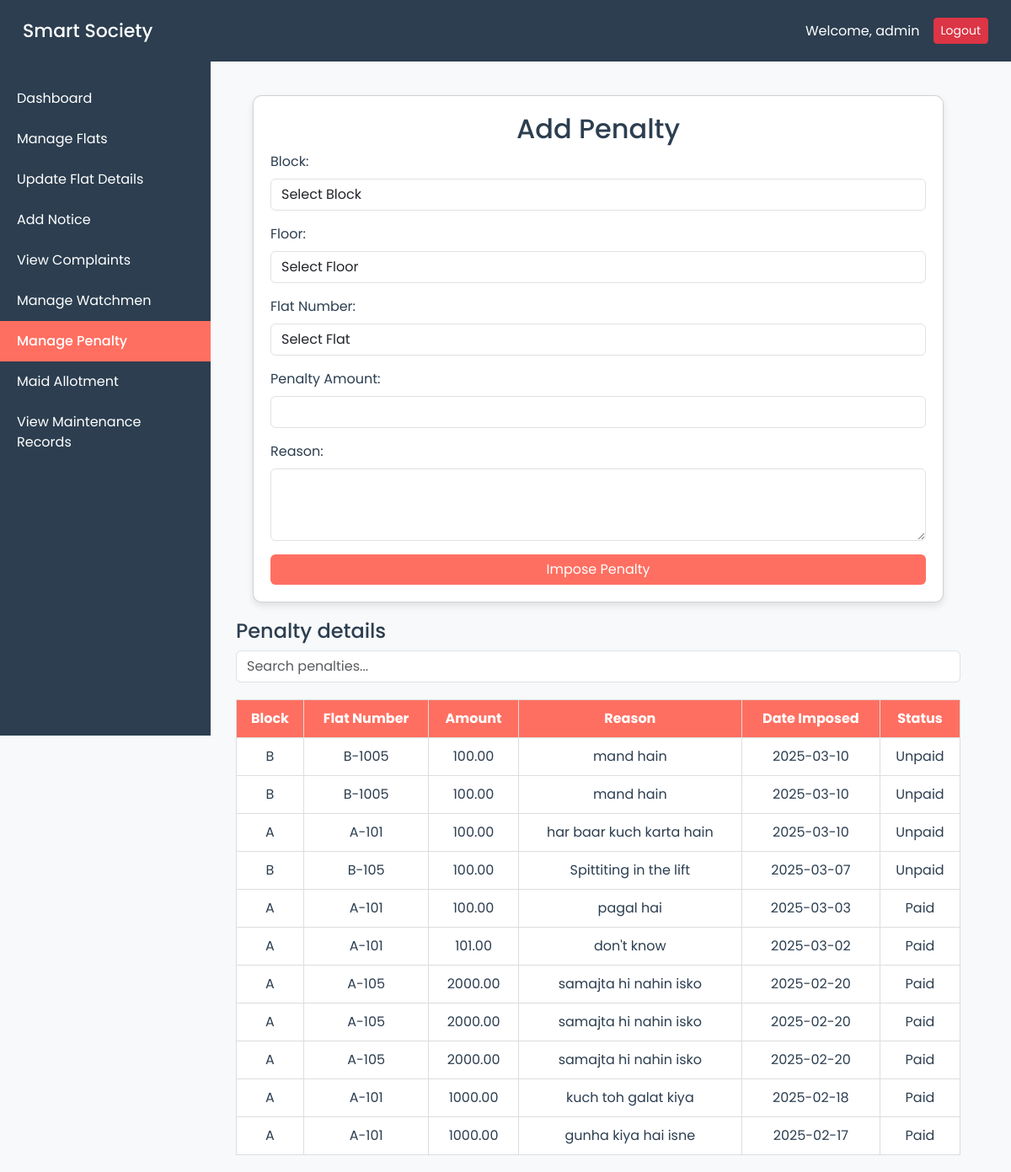
Before: /Admin/add_penalty.php (signed in) with the older database file.
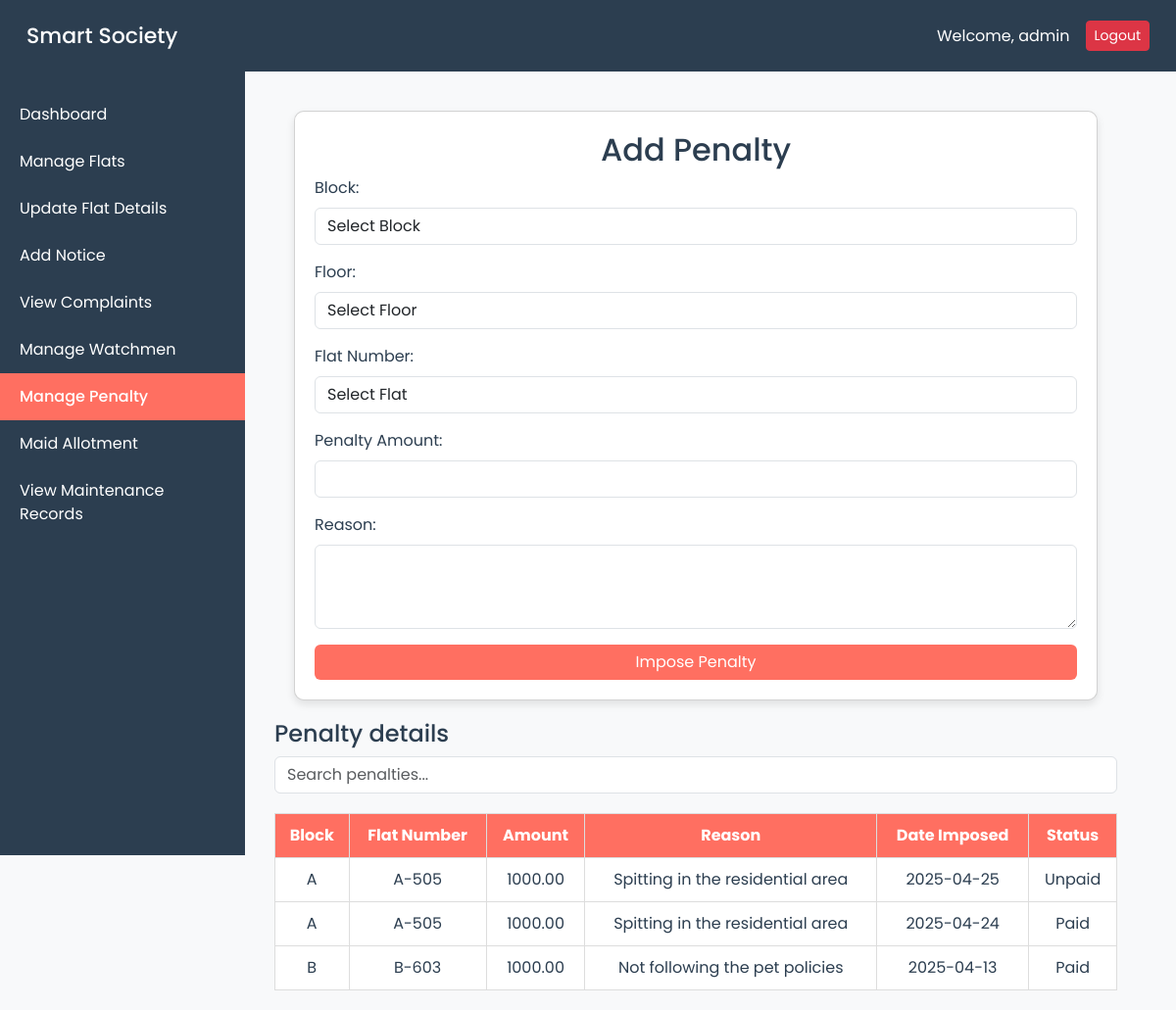
After: the same page with the newer database file.
### tables this page shows
CREATE TABLE `penalties` (
  `penalty_id` int(11) NOT NULL,
  `flat_number` varchar(10) NOT NULL,
  `block` varchar(10) NOT NULL,
  `amount` decimal(10,2) NOT NULL,
  `reason` text NOT NULL,
  `date_imposed` timestamp NOT NULL DEFAULT current_timestamp(),
  `status` enum('Unpaid','Paid') DEFAULT 'Unpaid',
  `date_solved` date DEFAULT NULL
);

### Admin/add_penalty.php (the view, shortened to what this page needs)
<?php
include_once('../config/db_connection.php');
$admin_username = $_SESSION['admin_username'];
$penaltyQuery = "SELECT * FROM Penalties order by date_imposed desc";
$penaltyResult = mysqli_query($conn, $penaltyQuery);
?>
<!DOCTYPE html>
<html lang="en">
<head>
    <link rel="stylesheet" href="https://cdn.jsdelivr.net/npm/bootstrap@5.3.0/dist/css/bootstrap.min.css">
</head>
<body>
    <nav class="navbar navbar-expand-lg navbar-dark">
        <div class="container-fluid">
            <a class="navbar-brand" href="#">Smart Society</a>
            <span class="navbar-text ms-auto me-3">Welcome, <?php echo htmlspecialchars($admin_username); ?></span>
            <a href="admin_logout.php" class="btn btn-danger btn-sm">Logout</a>
        </div>
    </nav>
    <div class="sidebar">
        <ul>
            <li><a href="admin_dashboard.php">Dashboard</a></li>
            <li><a href="add_allotment.php">Manage Flats</a></li>
            <li><a href="update_flat_details.php">Update Flat Details</a></li>
            <li><a href="add_notice.php">Add Notice</a></li>
            <li><a href="view_complaints.php">View Complaints</a></li>
            <li><a href="add_watchman.php">Manage Watchmen</a></li>
            <li><a class="active" href="add_penalty.php">Manage Penalty</a></li>
            <li><a href="add_maid.php">Maid Allotment</a></li>
            <li><a href="view_maintenance.php">View Maintenance Records</a></li>
        </ul>
    </div>
    <div class="container">
        <div class="card">
            <h2 class="text-center">Add Penalty</h2>
            <form method="post">
                <div class="mb-3">
                    <label class="form-label">Block:</label>
                    <select name="block" id="block" class="form-control" required onchange="fetchFloors()">
                        <option value="">Select Block</option>
                    </select>
                </div>
                <div class="mb-3">
                    <label class="form-label">Floor:</label>
                    <select name="floor" id="floor" class="form-control" required onchange="fetchFlats()">
                        <option value="">Select Floor</option>
                    </select>
                </div>
                <div class="mb-3">
                    <label class="form-label">Flat Number:</label>
                    <select name="flat_number" id="flat_number" class="form-control" required>
                        <option value="">Select Flat</option>
                    </select>
                </div>
                <div class="mb-3">
                    <label class="form-label">Penalty Amount:</label>
                    <input type="number" step="0.01" name="amount" class="form-control" required>
                </div>
                <div class="mb-3">
                    <label class="form-label">Reason:</label>
                    <textarea name="reason" class="form-control" rows="3" required></textarea>
                </div>
                <button type="submit" class="btn btn-primary w-100">Impose Penalty</button>
            </form>
        </div>
        <h4>Penalty details</h4>
        <input type="text" id="search" class="form-control mb-3" placeholder="Search penalties...">
        <table id="penalty-table">
            <tr>
                <th>Block</th>
                <th>Flat Number</th>
                <th>Amount</th>
                <th>Reason</th>
                <th>Date Imposed</th>
                <th>Status</th>
            </tr>
            <?php while ($row = mysqli_fetch_assoc($penaltyResult)) { ?>
                <tr>
                    <td><?= $row['block'] ?></td>
                    <td><?= $row['flat_number'] ?></td>
                    <td><?= $row['amount'] ?></td>
                    <td><?= $row['reason'] ?></td>
                    <td><?= date('Y-m-d', strtotime($row['date_imposed'])) ?></td>
                    <td><?= $row['status'] ?></td>
                </tr>
            <?php } ?>
        </table>
    </div>
</body>
</html>

Changed rows visible on the page:
removed penalties: block "B", flat_number "B-1005", amount "100.00", reason "mand hain", date_imposed "2025-03-10", status "Unpaid"
removed penalties: block "B", flat_number "B-1005", amount "100.00", reason "mand hain", date_imposed "2025-03-10", status "Unpaid"
removed penalties: block "A", flat_number "A-101", amount "100.00", reason "har baar kuch karta hain", date_imposed "2025-03-10", status "Unpaid"
removed penalties: block "B", flat_number "B-105", amount "100.00", reason "Spittiting in the lift", date_imposed "2025-03-07", status "Unpaid"
removed penalties: block "A", flat_number "A-101", amount "100.00", reason "pagal hai", date_imposed "2025-03-03", status "Paid"
removed penalties: block "A", flat_number "A-101", amount "101.00", reason "don't know", date_imposed "2025-03-02", status "Paid"
removed penalties: block "A", flat_number "A-105", amount "2000.00", reason "samajta hi nahin isko", date_imposed "2025-02-20", status "Paid"
removed penalties: block "A", flat_number "A-105", amount "2000.00", reason "samajta hi nahin isko", date_imposed "2025-02-20", status "Paid"
removed penalties: block "A", flat_number "A-105", amount "2000.00", reason "samajta hi nahin isko", date_imposed "2025-02-20", status "Paid"
removed penalties: block "A", flat_number "A-101", amount "1000.00", reason "kuch toh galat kiya", date_imposed "2025-02-18", status "Paid"
removed penalties: block "A", flat_number "A-101", amount "1000.00", reason "gunha kiya hai isne", date_imposed "2025-02-17", status "Paid"
added penalties: block "A", flat_number "A-505", amount "1000.00", reason "Spitting in the residential area", date_imposed "2025-04-25", status "Unpaid"
added penalties: block "A", flat_number "A-505", amount "1000.00", reason "Spitting in the residential area", date_imposed "2025-04-24", status "Paid"
added penalties: block "B", flat_number "B-603", amount "1000.00", reason "Not following the pet policies", date_imposed "2025-04-13", status "Paid"
